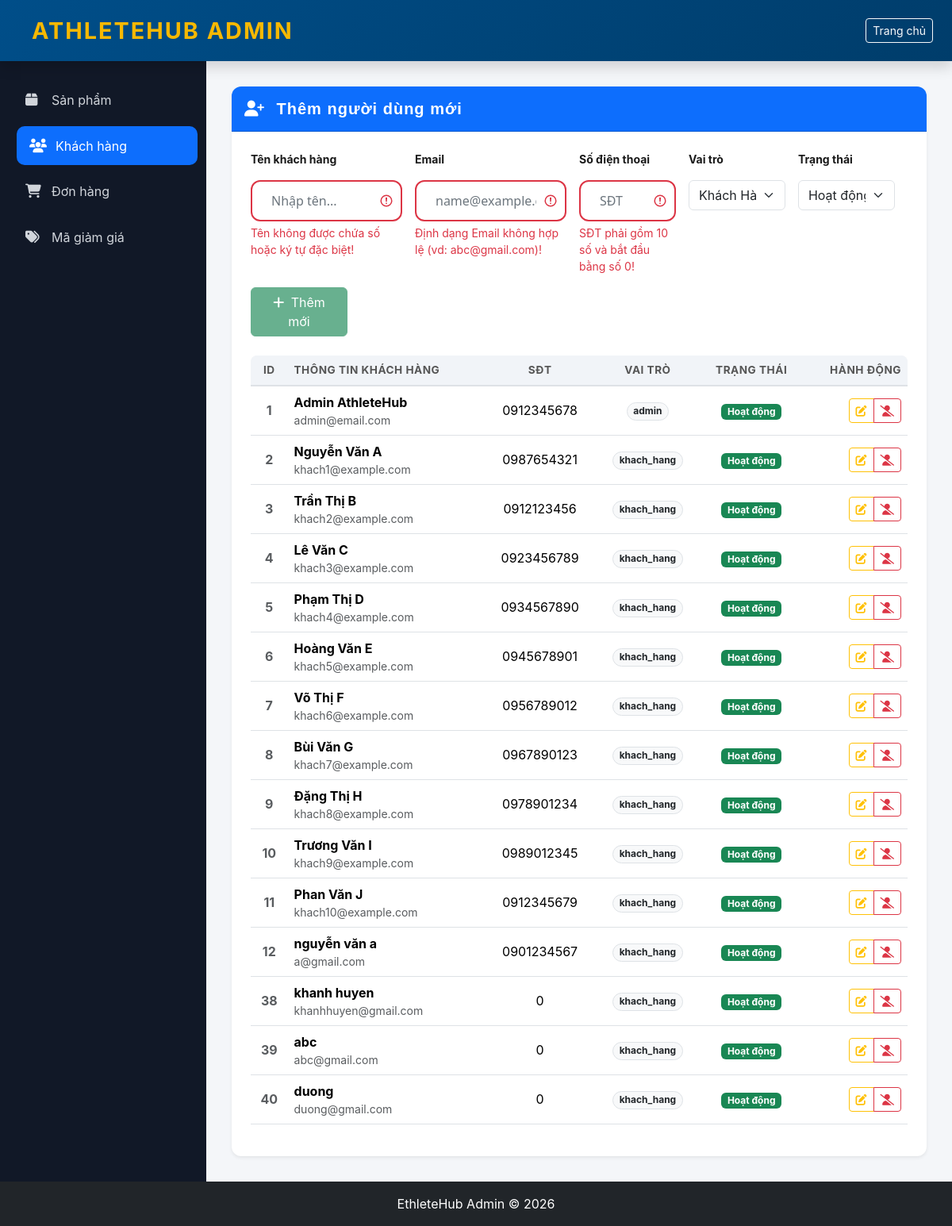
Page /CRUDuser.php (signed in) on the committed database.
### tables this page shows
CREATE TABLE `nguoi_dung` (
  `id` int(11) NOT NULL COMMENT 'ID người dùng',
  `ten` varchar(100) NOT NULL COMMENT 'Họ tên',
  `email` varchar(100) NOT NULL COMMENT 'Email duy nhất',
  `mat_khau` varchar(255) NOT NULL COMMENT 'Mật khẩu hash',
  `so_dien_thoai` varchar(20) DEFAULT NULL COMMENT 'Số điện thoại',
  `dia_chi` text DEFAULT NULL COMMENT 'Địa chỉ',
  `anh_dai_dien` varchar(255) DEFAULT NULL COMMENT 'URL ảnh đại diện',
  `vai_tro` enum('admin','khach_hang') DEFAULT 'khach_hang' COMMENT 'Vai trò: admin hoặc khách hàng',
  `trang_thai` enum('hoat_dong','binh_luan','bi_khoa') DEFAULT 'hoat_dong' COMMENT 'Trạng thái tài khoản',
  `ngay_tao` datetime DEFAULT current_timestamp() COMMENT 'Ngày tạo tài khoản',
  `ngay_cap_nhat` datetime DEFAULT current_timestamp() ON UPDATE current_timestamp() COMMENT 'Ngày cập nhật',
  `lan_dang_nhap_cuoi` datetime DEFAULT NULL COMMENT 'Lần đăng nhập cuối cùng'
);

### model/CRUD.php (called while the page is built, shortened)
<?php
function getAllUsers($conn) {
    $sql = "SELECT id, ten, email, so_dien_thoai, vai_tro, trang_thai FROM nguoi_dung ";
    $stmt = $conn->prepare($sql);
    $stmt->execute();
    return $stmt->fetchAll(PDO::FETCH_ASSOC);
}
?>

### CRUDuser.php (the view, shortened to what this page needs)
<?php
require_once 'model/CRUD.php';
$db = new Database();
$conn = $db->connect();
$update_mode = false;
$edit_user = ['id' => '', 'ten' => '', 'email' => '', 'so_dien_thoai' => '', 'vai_tro' => '', 'trang_thai' => 'hoat_dong'];
$listusers = getAllUsers($conn);
?>
<!DOCTYPE html>
<html lang="vi">
<head>
    <link href="https://cdnjs.cloudflare.com/ajax/libs/bootstrap/5.3.2/css/bootstrap.min.css" rel="stylesheet">
    <link href="https://cdnjs.cloudflare.com/ajax/libs/font-awesome/6.4.0/css/all.min.css" rel="stylesheet">
    <link rel="stylesheet" href="css/variables.css">
    <link rel="stylesheet" href="css/navbar.css">
    <link rel="stylesheet" href="css/hero.css">
    <link rel="stylesheet" href="css/categories.css">
    <link rel="stylesheet" href="css/products.css">
    <link rel="stylesheet" href="css/footer.css">
    <link rel="stylesheet" href="css/utilities.css">
    <link href="css/crud.css" rel="stylesheet" />
    <link rel="stylesheet" href="css/admin-layout.css">
</head>
<body style="background:#f4f6f9;">
    <nav class="navbar navbar-dark bg-dark shadow">
        <div class="container-fluid px-4">
            <span class="navbar-brand fw-bold">
                <i class="bi bi-speedometer2"></i> AthleteHub Admin
            </span>
            <a href="index.php" class="btn btn-outline-light btn-sm">
                <i class="bi bi-house"></i> Trang chủ
            </a>
        </div>
    </nav>
    <div class="layout">
        <aside class="sidebar">
            <ul>
                <li><a href="CRUDproduct.php"><i class="fas fa-box me-2"></i> Sản phẩm</a></li>
                <li><a href="CRUDuser.php" class="active"><i class="fas fa-users me-2"></i> Khách hàng</a></li>
                <li><a href="CRUDdonhang.php"><i class="fas fa-shopping-cart me-2"></i> Đơn hàng</a></li>
                <li><a href="CRUDgiamgia.php"><i class="fas fa-tags me-2"></i> Mã giảm giá</a></li>
            </ul>
        </aside>
        <main class="main-content">
            <div class="container-fluid p-0">
                <div class="card shadow-sm border-0">
                    <div class="card-header bg-primary text-white py-3">
                        <h5 class="mb-0">
                            <i class="fas <?= $update_mode ? 'fa-user-edit' : 'fa-user-plus' ?> me-2"></i>
                            <?= $update_mode ? "Cập nhật người dùng" : "Thêm người dùng mới" ?>
                        </h5>
                    </div>
                    <div class="card-body p-4">
                        <form method="POST" class="row g-3 mb-4">
                            <div class="col-12 col-sm-6 col-lg-3">
                                <label class="form-label small fw-bold">Tên khách hàng</label>
                                <input type="text" name="ten" class="form-control" placeholder="Nhập tên..." value="<?= $edit_user['ten'] ?>" minlength="2" maxlength="100" required>
                                <div class="invalid-feedback">Tên khách hàng không được để trống và phải từ 2 đến 100 ký tự!</div>
                            </div>
                            <div class="col-12 col-sm-6 col-lg-3">
                                <label class="form-label small fw-bold">Email</label>
                                <input type="email" name="email" class="form-control" placeholder="name@example.com" value="<?= $edit_user['email'] ?>" required>
                                <div class="invalid-feedback">Email không hợp lệ!</div>
                            </div>
                            <div class="col-12 col-sm-6 col-lg-2">
                                <label class="form-label small fw-bold">Số điện thoại</label>
                                <input type="text" id="so_dien_thoai" name="so_dien_thoai" class="form-control" placeholder="SĐT" value="<?= $edit_user['so_dien_thoai'] ?>" minlength="10" maxlength="10" required>
                                <div class="invalid-feedback">Số điện thoại không hợp lệ!</div>
                            </div>
                            <div class="col-12 col-sm-6 col-lg-2">
                                <label class="form-label small fw-bold">Vai trò</label>
                                <select class="form-select" name="vai_tro" required>
                                    <option value="khach_hang" <?= ($update_mode && $edit_user['vai_tro'] === 'khach_hang') ? 'selected' : '' ?>>Khách Hàng</option>
                                </select>
                            </div>
                            <div class="col-12 col-sm-6 col-lg-2">
                                <label class="form-label small fw-bold">Trạng thái</label>
                                <select class="form-select" name="trang_thai" required>
                                    <option value="hoat_dong" <?= ($update_mode && $edit_user['trang_thai'] === 'hoat_dong') ? 'selected' : '' ?>>Hoạt động</option>
                                </select>
                            </div>
                            <div class="col-12 col-lg-2 d-flex align-items-end">
                                <?php if ($update_mode): ?>
                                    <div class="w-100">
                                        <button type="submit" name="save_user" class="btn btn-warning w-100 mb-1">Cập nhật</button>
                                        <a href="CRUDuser.php" class="btn btn-light btn-sm w-100 border">Hủy</a>
                                    </div>
                                <?php else: ?>
                                    <button type="submit" name="save_user" class="btn btn-success w-100"><i class="fas fa-plus me-1"></i> Thêm mới</button>
                                <?php endif; ?>
                            </div>
                        </form>
                        <div class="table-responsive">
                            <table class="table table-hover align-middle">
                                <thead class="table-light">
                                    <tr>
                                        <th class="text-center">ID</th>
                                        <th>Thông tin khách hàng</th>
                                        <th class="text-center d-none d-md-table-cell">SĐT</th>
                                        <th class="text-center">Vai trò</th>
                                        <th class="text-center">Trạng thái</th>
                                        <th class="text-end">Hành động</th>
                                    </tr>
                                </thead>
                                <tbody>
                                    <?php foreach ($listusers as $user): ?>
                                        <tr>
                                            <td class="text-center fw-bold text-muted"><?= $user['id'] ?></td>
                                            <td>
                                                <div class="fw-bold"><?= htmlspecialchars($user['ten'] ?? 0) ?></div>
                                                <div class="small text-muted"><?= htmlspecialchars($user['email']?? 0) ?></div>
                                            </td>
                                            <td class="text-center d-none d-md-table-cell"><?= htmlspecialchars($user['so_dien_thoai'] ?? 0) ?></td>
                                            <td class="text-center">
                                                <span class="badge rounded-pill bg-light text-dark border"><?= $user['vai_tro'] ?></span>
                                            </td>
                                            <td class="text-center">
                                                <?php if ($user['trang_thai'] === 'hoat_dong'): ?>
                                                    <span class="badge bg-success">Hoạt động</span>
                                                <?php else: ?>
                                                    <span class="badge bg-danger">Bị khóa</span>
                                                <?php endif; ?>
                                            </td>
                                            <td class="text-end">
                                                <div class="btn-group">
                                                    <a href="?edit=<?= $user['id'] ?>" class="btn btn-sm btn-outline-warning" title="Sửa">
                                                        <i class="fas fa-edit"></i>
                                                    </a>
                                                    <a href="?delete=<?= $user['id'] ?>" class="btn btn-sm btn-outline-danger"
                                                        onclick="return confirm('Bạn có chắc chắn muốn KHÓA người dùng này không?')" title="Khóa tài khoản">
                                                        <i class="fas fa-user-slash"></i>
                                                    </a>
                                                </div>
                                            </td>
                                        </tr>
                                    <?php endforeach; ?>
                                </tbody>
                            </table>
                        </div>
                    </div>
                </div>
            </div>
        </main>
    </div>
    <footer class="bg-dark text-white text-center py-3">
        EthleteHub Admin © 2026
    </footer>
</body>
</html>

### css/variables.css (style rules this page uses)
:root { --primary: #ff6b35; --primary-dark: #ff5220; --primary-light: #ff8555; --secondary: #004e89; --secondary-dark: #003d6b; --secondary-light: #0066b3; --accent: #f7b801; --accent-dark: #d99e00; --accent-light: #ffc928; --success: #06d6a0; --warning: #ffa500; --danger: #ef476f; --dark: #1a1a1a; --light: #f8f9fa; --white: #ffffff; --gray: #6c757d; --gray-light: #e9ecef; --spacing-xs: 0.25rem; --spacing-sm: 0.5rem; --spacing-md: 1rem; --spacing-lg: 1.5rem; --spacing-xl: 2rem; --spacing-2xl: 3rem; --spacing-3xl: 4rem; --border-radius-sm: 8px; --border-radius: 12px; --border-radius-lg: 16px; --border-radius-full: 50px; --font-primary: 'Segoe UI', Tahoma, Geneva, Verdana, sans-serif; --font-display: 'Trebuchet MS', sans-serif; --font-size-xs: 0.75rem; --font-size-sm: 0.875rem; --font-size-base: 1rem; --font-size-lg: 1.125rem; --font-size-xl: 1.5rem; --font-size-2xl: 2rem; --font-size-3xl: 3rem; --font-size-4xl: 4rem; --font-weight-normal: 400; --font-weight-semibold: 600; --font-weight-bold: 700; --font-weight-extra-bold: 800; --font-weight-black: 900; --shadow-sm: 0 2px 4px rgba(0, 0, 0, 0.1); --shadow-md: 0 5px 15px rgba(0, 0, 0, 0.08); --shadow-lg: 0 10px 30px rgba(0, 0, 0, 0.12); --shadow-xl: 0 15px 40px rgba(0, 0, 0, 0.15); --transition-fast: 0.2s ease; --transition-base: 0.3s ease; --transition-slow: 0.5s ease; --line-height-tight: 1.2; --line-height-base: 1.5; --line-height-relaxed: 1.75; }
* { margin: 0; padding: 0; box-sizing: border-box; }
html { scroll-behavior: smooth; }
body { font-family: var(--font-primary); font-size: var(--font-size-base); line-height: var(--line-height-base); color: var(--dark); background-color: var(--white); overflow-x: hidden; }
h1, h2, h3, h4, h5, h6 { font-family: var(--font-display); font-weight: var(--font-weight-extra-bold); letter-spacing: 1px; }
a { color: var(--primary); text-decoration: none; transition: color var(--transition-base); }

### css/navbar.css (style rules this page uses)
.navbar-custom, .navbar { background: linear-gradient(135deg, var(--secondary) 0%, var(--secondary-dark) 100%) !important; padding: 0.75rem 0; box-shadow: var(--shadow-md); position: sticky; top: 0; z-index: 1000; transition: all var(--transition-base); }
.navbar-brand { font-size: 1.8rem; font-weight: var(--font-weight-black); color: var(--accent) !important; text-transform: uppercase; letter-spacing: 2px; display: flex; align-items: center; gap: var(--spacing-md); transition: transform var(--transition-base); }

### css/utilities.css (style rules this page uses)
.text-dark { color: var(--dark); }
.text-center { text-align: center; }
.bg-primary { background-color: var(--primary); }
.bg-dark { background-color: var(--dark); }
.bg-light { background-color: var(--light); }
.shadow-sm { box-shadow: var(--shadow-sm); }
.border { border: 1px solid var(--gray-light); }
.form-control { padding: 12px var(--spacing-lg); border: 2px solid var(--gray-light); border-radius: var(--border-radius); font-size: 1rem; font-family: var(--font-primary); transition: all var(--transition-base); }
.form-control::placeholder { color: var(--gray); }
.form-label { display: block; margin-bottom: var(--spacing-md); font-weight: var(--font-weight-bold); color: var(--dark); }
* { max-width: 100%; }
body { overflow-x: hidden; }
html { scroll-behavior: smooth; }
a { padding: 5px; display: inline-block; }

### css/crud.css (style rules this page uses)
body { background-color: #f8f9fa; font-family: 'Inter', sans-serif; }
.table thead th { background-color: #f1f4f8; border-bottom: 2px solid #dee2e6; text-transform: uppercase; font-size: 0.85rem; letter-spacing: 0.5px; color: #555; }

### rows in the picture
nguoi_dung: id "1", ten "Admin AthleteHub", email "admin@email.com", so_dien_thoai "0912345678", vai_tro "admin", trang_thai "Hoạt động"
nguoi_dung: id "2", ten "Nguyễn Văn A", email "khach1@example.com", so_dien_thoai "0987654321", vai_tro "khach_hang", trang_thai "Hoạt động"
nguoi_dung: id "3", ten "Trần Thị B", email "khach2@example.com", so_dien_thoai "0912123456", vai_tro "khach_hang", trang_thai "Hoạt động"
nguoi_dung: id "4", ten "Lê Văn C", email "khach3@example.com", so_dien_thoai "0923456789", vai_tro "khach_hang", trang_thai "Hoạt động"
nguoi_dung: id "5", ten "Phạm Thị D", email "khach4@example.com", so_dien_thoai "0934567890", vai_tro "khach_hang", trang_thai "Hoạt động"
nguoi_dung: id "6", ten "Hoàng Văn E", email "khach5@example.com", so_dien_thoai "0945678901", vai_tro "khach_hang", trang_thai "Hoạt động"
nguoi_dung: id "7", ten "Võ Thị F", email "khach6@example.com", so_dien_thoai "0956789012", vai_tro "khach_hang", trang_thai "Hoạt động"
nguoi_dung: id "8", ten "Bùi Văn G", email "khach7@example.com", so_dien_thoai "0967890123", vai_tro "khach_hang", trang_thai "Hoạt động"
nguoi_dung: id "9", ten "Đặng Thị H", email "khach8@example.com", so_dien_thoai "0978901234", vai_tro "khach_hang", trang_thai "Hoạt động"
nguoi_dung: id "10", ten "Trương Văn I", email "khach9@example.com", so_dien_thoai "0989012345", vai_tro "khach_hang", trang_thai "Hoạt động"
nguoi_dung: id "11", ten "Phan Văn J", email "khach10@example.com", so_dien_thoai "0912345679", vai_tro "khach_hang", trang_thai "Hoạt động"
nguoi_dung: id "12", ten "nguyễn văn a", email "a@gmail.com", so_dien_thoai "0901234567", vai_tro "khach_hang", trang_thai "Hoạt động"
nguoi_dung: id "38", ten "khanh huyen", email "khanhhuyen@gmail.com", so_dien_thoai "0", vai_tro "khach_hang", trang_thai "Hoạt động"
nguoi_dung: id "39", ten "abc", email "abc@gmail.com", so_dien_thoai "0", vai_tro "khach_hang", trang_thai "Hoạt động"
nguoi_dung: id "40", ten "duong", email "duong@gmail.com", so_dien_thoai "0", vai_tro "khach_hang", trang_thai "Hoạt động"
